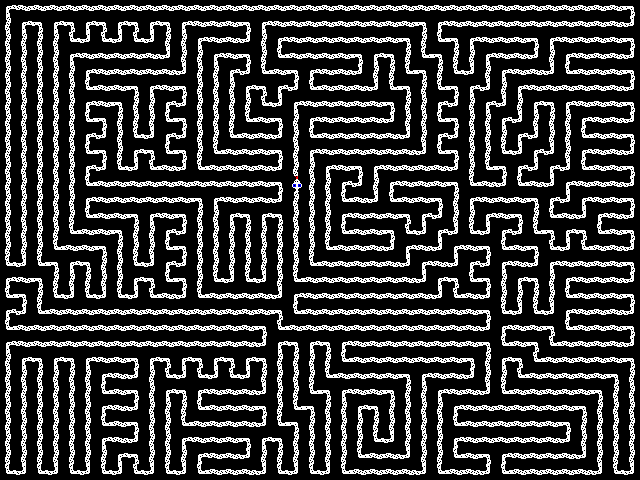

A level layout from a 2D game, rendered from its tile map. Below: a short description, then the map file with its tile-grid data intact:
An orthogonal 40x30 tile map with 16x16 px tiles, 1 tile layer (Kachelebene 1).

<map version="1.2" tiledversion="1.3.3" orientation="orthogonal" renderorder="right-down" width="40" height="30" tilewidth="16" tileheight="16" infinite="0" nextlayerid="2" nextobjectid="1">
 <tileset firstgid="1" source="myPONG.tsx" />
 <layer id="1" name="Kachelebene 1" width="40" height="30">
  <data encoding="csv">
82,86,86,86,86,86,86,86,86,86,86,86,86,86,86,86,86,86,86,86,86,86,86,86,86,86,86,86,86,86,86,86,86,86,86,86,86,86,86,81,
85,82,81,82,81,82,81,82,81,82,81,82,86,86,86,81,82,86,86,86,86,86,86,86,86,86,81,82,86,86,86,86,86,86,86,86,86,86,86,17,
85,85,85,85,18,17,18,17,18,17,85,85,82,86,86,17,85,82,86,86,86,86,86,86,86,81,85,18,81,82,86,86,86,81,82,86,86,86,86,81,
85,85,85,85,82,86,86,86,86,86,17,85,85,82,86,81,85,18,86,86,86,86,81,82,81,85,18,81,85,85,82,86,86,17,85,82,86,86,86,17,
85,85,85,85,85,82,86,86,86,86,86,17,85,85,82,17,18,86,81,82,86,86,17,85,85,18,81,85,18,17,85,82,86,86,17,18,86,86,86,81,
85,85,85,85,85,18,86,86,81,82,86,81,85,85,85,82,81,82,17,18,86,86,86,17,18,81,85,18,81,82,17,85,82,86,86,86,86,86,86,17,
85,85,85,85,85,82,86,81,85,85,82,17,85,85,85,85,18,17,82,86,86,86,86,86,81,85,85,82,17,85,82,17,85,82,81,82,86,86,86,81,
85,85,85,85,85,18,81,85,85,85,18,81,85,85,85,18,86,81,85,82,86,86,86,86,17,85,85,18,81,85,85,82,17,85,85,85,82,86,86,17,
85,85,85,85,85,82,17,85,18,17,82,17,85,85,18,86,86,17,85,18,86,86,86,86,86,17,85,82,17,85,85,85,82,17,85,85,18,86,86,81,
85,85,85,85,85,18,81,85,82,81,18,81,85,18,86,86,86,81,85,82,86,86,86,86,86,86,17,18,81,85,85,18,17,82,17,85,82,86,86,17,
85,85,85,85,85,82,17,18,17,18,86,17,18,86,86,86,86,17,85,85,82,86,81,82,86,86,86,86,17,85,18,81,82,17,82,17,18,86,86,81,
85,85,85,85,85,18,86,86,86,86,86,86,86,86,86,86,86,81,24,85,85,82,17,85,82,86,86,86,81,18,86,17,18,86,17,82,86,86,86,17,
85,85,85,85,85,82,86,86,86,86,86,86,81,82,86,86,86,17,85,85,85,18,86,17,18,86,86,81,85,82,86,86,86,81,82,17,82,86,86,81,
85,85,85,85,85,18,86,86,81,82,86,81,85,85,82,81,82,81,85,85,85,82,86,86,86,81,82,17,85,85,82,86,81,85,18,86,17,82,86,17,
85,85,85,85,18,86,86,81,85,85,82,17,85,85,85,85,85,85,85,85,85,18,86,86,81,18,17,82,17,18,17,82,17,18,81,82,81,18,86,81,
85,85,85,18,86,86,81,85,85,85,18,81,85,85,85,85,85,85,85,85,18,86,86,86,17,82,86,17,82,86,81,18,86,81,18,17,18,86,86,17,
18,17,18,81,82,81,85,85,18,17,82,17,85,85,85,85,85,85,85,18,86,86,86,86,86,17,82,86,17,82,17,82,86,17,82,86,86,86,86,81,
82,86,81,85,85,85,85,85,82,81,18,81,85,18,17,18,17,85,18,86,86,86,86,86,86,86,17,82,81,18,81,85,82,81,85,82,86,86,86,17,
18,81,85,18,17,18,17,18,17,18,86,17,18,86,86,86,86,17,82,86,86,86,86,86,86,86,86,17,18,86,17,85,85,85,85,18,86,86,86,81,
82,17,18,86,86,86,86,86,86,86,86,86,86,86,86,86,86,81,18,86,86,86,86,86,86,86,86,86,86,86,81,18,17,18,17,82,86,86,86,17,
18,86,86,86,86,86,86,86,86,86,86,86,86,86,86,86,81,18,86,86,86,86,86,86,86,86,86,86,86,86,17,82,86,86,81,18,86,86,86,81,
82,86,86,86,86,86,86,86,86,86,86,86,86,86,86,86,17,82,81,82,81,82,86,86,86,86,86,86,86,86,81,18,86,81,18,86,86,86,86,17,
85,82,81,82,81,82,86,86,81,82,81,82,81,82,81,82,81,85,85,85,85,18,86,86,86,86,86,86,86,81,85,82,81,18,86,86,86,86,86,81,
85,85,85,85,85,85,82,86,17,85,18,17,18,17,18,17,85,85,85,85,18,86,86,86,86,81,82,86,86,17,85,85,18,86,86,86,86,86,81,85,
85,85,85,85,85,85,18,86,81,85,82,81,82,86,86,86,17,85,85,18,81,82,86,86,81,85,85,82,86,86,17,18,86,86,86,86,86,81,85,85,
85,85,85,85,85,85,82,86,17,85,85,85,18,86,86,86,81,85,18,81,85,85,82,81,85,85,85,85,82,86,86,86,86,86,86,86,81,85,85,85,
85,85,85,85,85,85,18,86,81,85,85,18,86,86,86,86,17,18,81,85,85,85,85,85,85,85,85,85,18,86,86,86,86,86,86,81,85,85,85,85,
85,85,85,85,85,85,82,86,17,85,85,82,86,86,86,81,82,81,85,85,85,85,85,18,17,85,85,85,82,86,86,86,86,86,86,17,85,85,85,85,
85,85,85,85,85,85,85,82,81,85,85,85,82,86,86,17,85,85,85,85,85,85,18,86,86,17,85,85,18,86,81,82,86,86,86,86,17,85,85,85,
18,17,18,17,18,17,18,17,18,17,18,17,18,86,86,86,17,18,17,18,17,18,86,86,86,86,17,18,86,86,17,18,86,86,86,86,86,17,18,17
</data>
 </layer>
</map>
